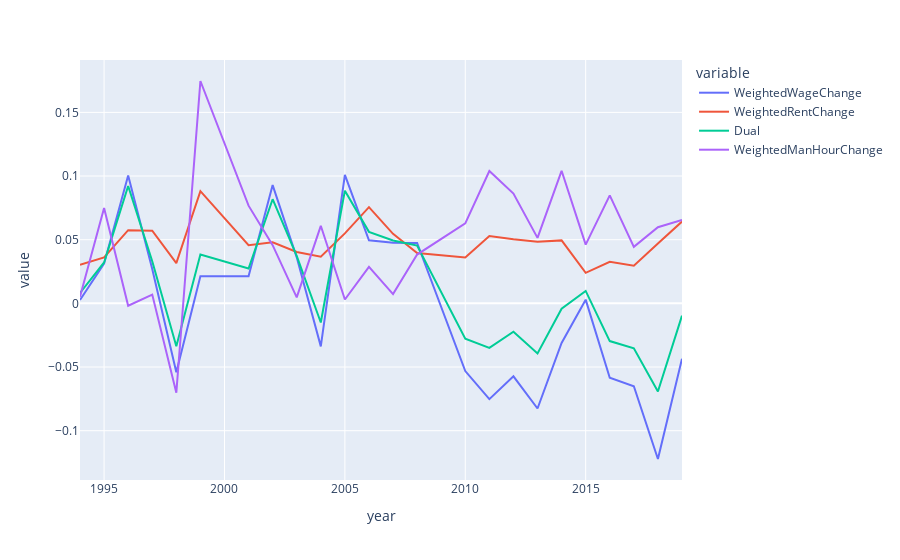

Here is the notebook cell this chart was saved with:
### Code cell
px.line(plot_df, x='year', y='value', color='variable')

### Figure 1 — Plotly figure (JSON) as saved in the notebook; plotly's stock layout.template omitted (floating-point values rounded to 4 significant figures)
{"data": [{"hovertemplate": "variable=WeightedWageChange<br>year=%{x}<br>value=%{y}<extra></extra>", "legendgroup": "WeightedWageChange", "line": {"color": "#636efa", "dash": "solid"}, "mode": "lines", "name": "WeightedWageChange", "orientation": "v", "showlegend": true, "type": "scatter", "x": [1994, 1995, 1996, 1997, 1998, 1999, 2001, 2002, 2003, 2004, 2005, 2006, 2007, 2008, 2010, 2011, 2012, 2013, 2014, 2015, 2016, 2017, 2018, 2019], "xaxis": "x", "y": [0.002666, 0.03119, 0.1004, 0.02691, -0.05407, 0.02136, 0.02121, 0.09292, 0.03614, -0.03377, 0.101, 0.04948, 0.04763, 0.04739, -0.05314, -0.07521, -0.05733, -0.08259, -0.03112, 0.002925, -0.05841, -0.06506, -0.1222, -0.04341], "yaxis": "y"}, {"hovertemplate": "variable=WeightedRentChange<br>year=%{x}<br>value=%{y}<extra></extra>", "legendgroup": "WeightedRentChange", "line": {"color": "#EF553B", "dash": "solid"}, "mode": "lines", "name": "WeightedRentChange", "orientation": "v", "showlegend": true, "type": "scatter", "x": [1994, 1995, 1996, 1997, 1998, 1999, 2001, 2002, 2003, 2004, 2005, 2006, 2007, 2008, 2010, 2011, 2012, 2013, 2014, 2015, 2016, 2017, 2018, 2019], "xaxis": "x", "y": [0.03026, 0.03609, 0.05749, 0.05706, 0.03161, 0.08815, 0.04574, 0.04795, 0.04041, 0.03661, 0.05499, 0.07554, 0.05464, 0.03953, 0.03597, 0.05297, 0.05042, 0.04843, 0.04945, 0.024, 0.03266, 0.02965, 0.04698, 0.06428], "yaxis": "y"}, {"hovertemplate": "variable=Dual<br>year=%{x}<br>value=%{y}<extra></extra>", "legendgroup": "Dual", "line": {"color": "#00cc96", "dash": "solid"}, "mode": "lines", "name": "Dual", "orientation": "v", "showlegend": true, "type": "scatter", "x": [1994, 1995, 1996, 1997, 1998, 1999, 2001, 2002, 2003, 2004, 2005, 2006, 2007, 2008, 2010, 2011, 2012, 2013, 2014, 2015, 2016, 2017, 2018, 2019], "xaxis": "x", "y": [0.008151, 0.03213, 0.09222, 0.0331, -0.03371, 0.03839, 0.02737, 0.08181, 0.03724, -0.01505, 0.08855, 0.05617, 0.04942, 0.04538, -0.02772, -0.03501, -0.02233, -0.03937, -0.004229, 0.009773, -0.02961, -0.03529, -0.0692, -0.009657], "yaxis": "y"}, {"hovertemplate": "variable=WeightedManHourChange<br>year=%{x}<br>value=%{y}<extra></extra>", "legendgroup": "WeightedManHourChange", "line": {"color": "#ab63fa", "dash": "solid"}, "mode": "lines", "name": "WeightedManHourChange", "orientation": "v", "showlegend": true, "type": "scatter", "x": [1994, 1995, 1996, 1997, 1998, 1999, 2001, 2002, 2003, 2004, 2005, 2006, 2007, 2008, 2010, 2011, 2012, 2013, 2014, 2015, 2016, 2017, 2018, 2019], "xaxis": "x", "y": [0.005217, 0.07494, -0.001863, 0.006878, -0.07021, 0.1746, 0.07674, 0.04571, 0.004662, 0.06091, 0.003043, 0.02872, 0.007263, 0.03832, 0.0628, 0.104, 0.08618, 0.05144, 0.1041, 0.04611, 0.08484, 0.04436, 0.05979, 0.06542], "yaxis": "y"}], "layout": {"legend": {"title": {"text": "variable"}, "tracegroupgap": 0}, "margin": {"t": 60}, "xaxis": {"anchor": "y", "domain": [0, 1], "title": {"text": "year"}}, "yaxis": {"anchor": "x", "domain": [0, 1], "title": {"text": "value"}}}}
